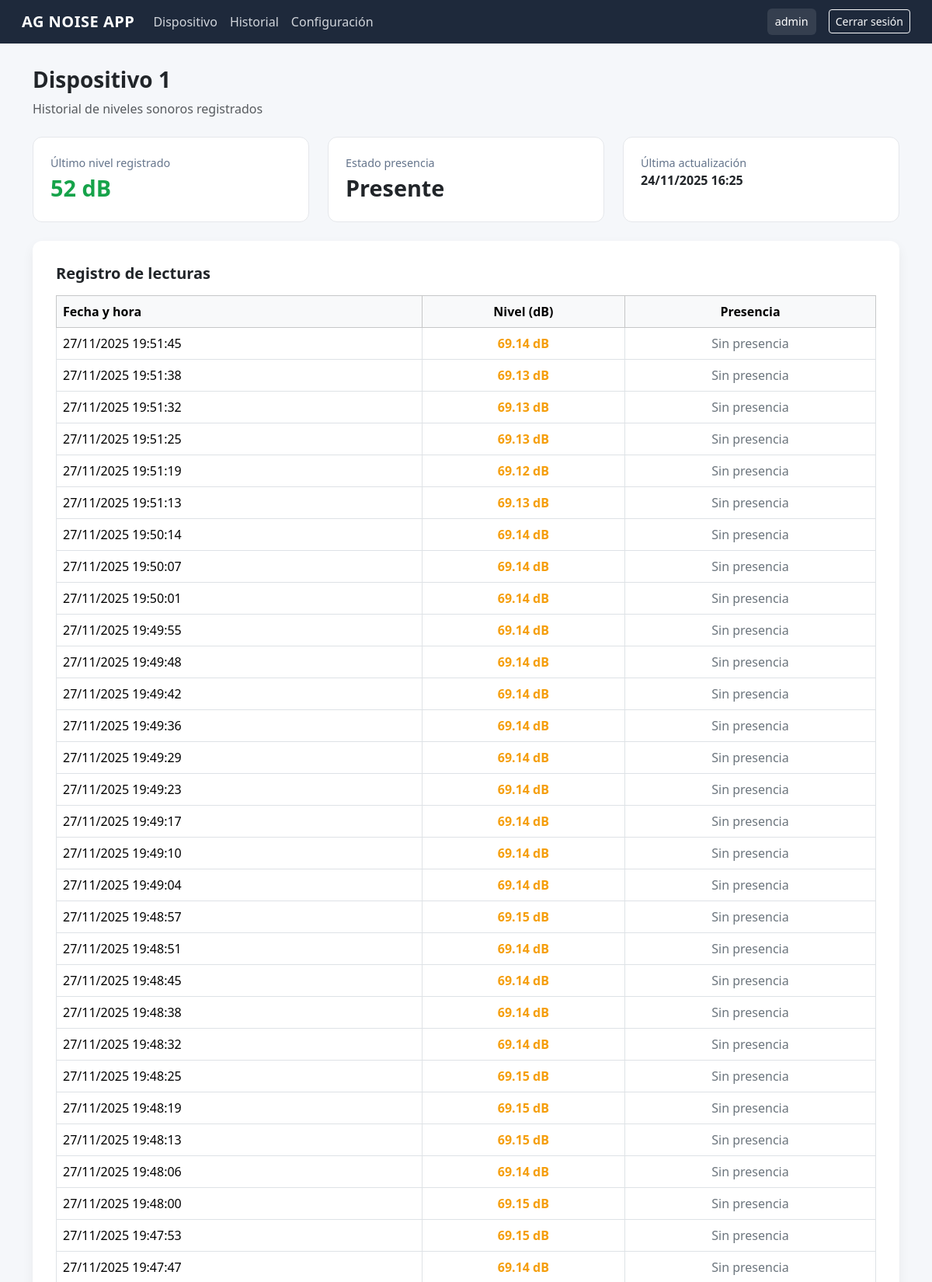
Page /dispositivo/1/ (signed in, upper part) on the committed database.
### ruido_app/models.py (models this page shows, shortened)
class LecturaRuido(models.Model):
    dispositivo = models.ForeignKey(
        'Dispositivo',
        on_delete=models.CASCADE,
        null=True,
        blank=True,
        related_name='lecturas'
    )
    nivel_db = models.FloatField()
    presencia = models.BooleanField(default=False)  # 🔹 NUEVO CAMPO
    fecha_hora = models.DateTimeField(auto_now_add=True)

### ruido_app/views.py (the view)
# urls.py: path('dispositivo/<int:id>/', views.ver_dispositivo, name='ver_dispositivo'),
@login_required
def ver_dispositivo(request, id):
    dispositivo = Dispositivo.objects.filter(id=id).first()
    if not dispositivo:
        return render(request, "error.html", {"mensaje": "El dispositivo no existe"})
    if not request.user.is_superuser:
        if dispositivo.edificio != request.user.edificio:
            return render(request, "error.html", {"mensaje": "No tienes permiso para ver este dispositivo"})
    lecturas = dispositivo.lecturas.order_by('-fecha_hora')[:50]
    return render(request, "index.html", {
        "dispositivo": dispositivo,
        "lecturas": lecturas
    })

### ruido_app/templates/index.html (shortened to what this page needs)
{% extends "base.html" %}
{% block content %}
<div class="mb-4">
  <h3 class="fw-bold">Dispositivo {{ dispositivo_id|default:"1" }}</h3>
  <p class="text-muted mb-0">Historial de niveles sonoros registrados</p>
</div>
<div class="row g-4 mb-4">
  <div class="col-md-4">
    <div class="metric-card">
      <div class="metric-title">Último nivel registrado</div>
      <div class="metric-value estado-normal">52 dB</div>
    </div>
  </div>
  <div class="col-md-4">
    <div class="metric-card">
      <div class="metric-title">Estado presencia</div>
      <div class="metric-value">Presente</div>
    </div>
  </div>
  <div class="col-md-4">
    <div class="metric-card">
      <div class="metric-title">Última actualización</div>
      <div class="metric-value fs-6">24/11/2025 16:25</div>
    </div>
  </div>
</div>
<div class="panel">
  <h5 class="fw-bold mb-3">Registro de lecturas</h5>
  <table class="table table-bordered align-middle">
    <thead class="table-light">
      <tr>
        <th>Fecha y hora</th>
        <th class="text-center">Nivel (dB)</th>
        <th class="text-center">Presencia</th>
      </tr>
    </thead>
    <tbody>
    {% if lecturas %}
      {% for lectura in lecturas %}
      <tr>
        <td>{{ lectura.fecha_hora|date:"d/m/Y H:i:s" }}</td>
        <td class="text-center fw-semibold">
          {% if lectura.nivel_db < 60 %}
            <span class="estado-normal">{{ lectura.nivel_db }} dB</span>
          {% elif lectura.nivel_db < 80 %}
            <span class="estado-medio">{{ lectura.nivel_db }} dB</span>
          {% else %}
            <span class="estado-alto">{{ lectura.nivel_db }} dB</span>
          {% endif %}
        </td>
        <td class="text-center">
          {% if lectura.presencia %}
            <span class="text-success">Presente</span>
          {% else %}
            <span class="text-secondary">Sin presencia</span>
          {% endif %}
        </td>
      </tr>
      {% endfor %}
    {% endif %}
    </tbody>
  </table>
</div>
{% endblock %}

### ruido_app/templates/base.html (shortened to what this page needs)
<!DOCTYPE html>
<html lang="es">
<head>
    <link href="https://cdn.jsdelivr.net/npm/bootstrap@5.3.2/dist/css/bootstrap.min.css" rel="stylesheet">
</head>
<body>
{% if request.path != '/login/' %}
<nav class="navbar navbar-expand-lg navbar-dark px-3">
  <div class="container-fluid">
    <a class="navbar-brand" href="/">
        AG NOISE APP
    </a>
    <div class="collapse navbar-collapse" id="navbarContent">
        <ul class="navbar-nav me-auto mb-2 mb-lg-0">
          <li class="nav-item">
            <a class="nav-link" href="/dispositivo/1/">Dispositivo</a>
          </li>
          <li class="nav-item">
            <a class="nav-link" href="#">Historial</a>
          </li>
          <li class="nav-item">
            <a class="nav-link" href="#">Configuración</a>
          </li>
        </ul>
        {% if user.is_authenticated %}
        <div class="d-flex align-items-center gap-3">
            <div class="text-white user-badge">
                {{ user.username }}
            </div>
            <a href="{% url 'logout' %}" class="btn btn-outline-light btn-sm">
                Cerrar sesión
            </a>
        </div>
        {% endif %}
    </div>
  </div>
</nav>
{% endif %}
<div class="container main-container">
    {% block content %}
    {% endblock %}
</div>
</body>
</html>

### ruido_app/templates/base.html (style rules this page uses)
body { background-color: #f5f7fa; font-family: "Segoe UI", Arial, sans-serif; }
.navbar { background-color: #1e293b !important; }
.navbar-brand { font-weight: 600; letter-spacing: 0.5px; }
.nav-link { color: #d1d5db !important; }
.main-container { padding-top: 30px; }
.user-badge { background: rgba(255,255,255,0.1); padding: 6px 10px; border-radius: 6px; font-size: 0.9rem; }

### ruido_app/templates/index.html (style rules this page uses)
.panel { background: #ffffff; border-radius: 12px; padding: 30px; box-shadow: 0 6px 15px rgba(0,0,0,0.06); }
.metric-card { background: #ffffff; border: 1px solid #e5e7eb; border-radius: 12px; padding: 22px; height: 100%; transition: all 0.2s ease; }
.metric-title { font-size: 0.9rem; color: #64748b; }
.metric-value { font-size: 1.8rem; font-weight: 600; }
.estado-normal { color: #16a34a; }
.estado-medio { color: #f59e0b; }

### rows in the picture
LecturaRuido: fecha_hora "27/11/2025 19:51:45", nivel_db "69.14", presencia "Sin presencia"
LecturaRuido: fecha_hora "27/11/2025 19:51:38", nivel_db "69.13", presencia "Sin presencia"
LecturaRuido: fecha_hora "27/11/2025 19:51:32", nivel_db "69.13", presencia "Sin presencia"
LecturaRuido: fecha_hora "27/11/2025 19:51:25", nivel_db "69.13", presencia "Sin presencia"
LecturaRuido: fecha_hora "27/11/2025 19:51:19", nivel_db "69.12", presencia "Sin presencia"
LecturaRuido: fecha_hora "27/11/2025 19:51:13", nivel_db "69.13", presencia "Sin presencia"
LecturaRuido: fecha_hora "27/11/2025 19:50:14", nivel_db "69.14", presencia "Sin presencia"
LecturaRuido: fecha_hora "27/11/2025 19:50:07", nivel_db "69.14", presencia "Sin presencia"
LecturaRuido: fecha_hora "27/11/2025 19:50:01", nivel_db "69.14", presencia "Sin presencia"
LecturaRuido: fecha_hora "27/11/2025 19:49:55", nivel_db "69.14", presencia "Sin presencia"
LecturaRuido: fecha_hora "27/11/2025 19:49:48", nivel_db "69.14", presencia "Sin presencia"
LecturaRuido: fecha_hora "27/11/2025 19:49:42", nivel_db "69.14", presencia "Sin presencia"
LecturaRuido: fecha_hora "27/11/2025 19:49:36", nivel_db "69.14", presencia "Sin presencia"
LecturaRuido: fecha_hora "27/11/2025 19:49:29", nivel_db "69.14", presencia "Sin presencia"
LecturaRuido: fecha_hora "27/11/2025 19:49:23", nivel_db "69.14", presencia "Sin presencia"
LecturaRuido: fecha_hora "27/11/2025 19:49:17", nivel_db "69.14", presencia "Sin presencia"
LecturaRuido: fecha_hora "27/11/2025 19:49:10", nivel_db "69.14", presencia "Sin presencia"
LecturaRuido: fecha_hora "27/11/2025 19:49:04", nivel_db "69.14", presencia "Sin presencia"
LecturaRuido: fecha_hora "27/11/2025 19:48:57", nivel_db "69.15", presencia "Sin presencia"
LecturaRuido: fecha_hora "27/11/2025 19:48:51", nivel_db "69.14", presencia "Sin presencia"
LecturaRuido: fecha_hora "27/11/2025 19:48:45", nivel_db "69.14", presencia "Sin presencia"
LecturaRuido: fecha_hora "27/11/2025 19:48:38", nivel_db "69.14", presencia "Sin presencia"
LecturaRuido: fecha_hora "27/11/2025 19:48:32", nivel_db "69.14", presencia "Sin presencia"
LecturaRuido: fecha_hora "27/11/2025 19:48:25", nivel_db "69.15", presencia "Sin presencia"
LecturaRuido: fecha_hora "27/11/2025 19:48:19", nivel_db "69.15", presencia "Sin presencia"
LecturaRuido: fecha_hora "27/11/2025 19:48:13", nivel_db "69.15", presencia "Sin presencia"
LecturaRuido: fecha_hora "27/11/2025 19:48:06", nivel_db "69.14", presencia "Sin presencia"
LecturaRuido: fecha_hora "27/11/2025 19:48:00", nivel_db "69.15", presencia "Sin presencia"
LecturaRuido: fecha_hora "27/11/2025 19:47:53", nivel_db "69.15", presencia "Sin presencia"
LecturaRuido: fecha_hora "27/11/2025 19:47:47", nivel_db "69.14", presencia "Sin presencia"

### other values in the picture
{{ user.username }} "admin"
{{ dispositivo_id|default:"1" }} "1"
